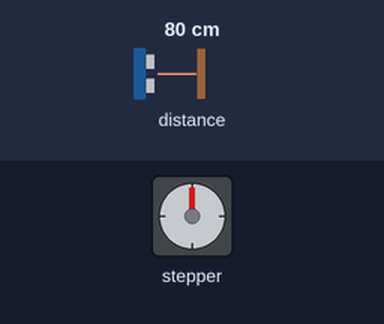
The program below on a simulated Arduino Uno, built with avr-gcc and run on an emulated ATmega328P. Parts: stepper motor. Inputs (shaded band) come from the test bench; at power-on: distance to the obstacle 80 cm. Stepper angles assume 2048 steps per turn; what the program prints to the serial monitor is not drawn.

Above: at 1.05 s.
Timing chart, 0 to 48.7 s (numbered marks = the images above):
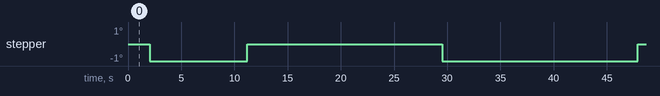

The program:

main.cpp
```cpp
#include <Arduino.h>
#include <AccelStepper.h>
#include <Adafruit_VL53L0X.h>

/*
2048 steps / revolution
therefore, 90 deeegrees = 2048 / 4 = 512 steps
*/

// max steps on left to sweep
int max_left_angle = -512;

// max steps on right to sweep
int max_right_angle = 512;

// constants for stepper motor
#define HALFSTEP 4
// constant for reading out of range (makes it -1)
#define OUT_OF_RANGE 2147483647

// motor and sensor objects
AccelStepper axis(HALFSTEP, 9, 11, 10, 12);
Adafruit_VL53L0X lox = Adafruit_VL53L0X();

// num steps motor moved in between readings
// for precision, must be factor of max angles
int sweep_angle = 4;

// current position of the motor
int current_position = 0;

// are we running left or right?
// NOTE: left is negative, right is positive
bool moving_left = true;


void setup() {
  // serial setup
  Serial.begin(115200);

  delay(1000); // give time for serial to initialize

  // wait for serial to be ready
  while (!Serial) {
    delay(10);
  }

  // wait for the VL53L0X to be ready
  if (!lox.begin()) {
    Serial.println("Failed to find VL53L0X chip");
    while (1);
  }

  // set motor parameters
  axis.setMaxSpeed(80);
  axis.setAcceleration(8000);
  axis.setSpeed(80);
}

//moved the motor to the next position, if next position is out of bounds reverse direction
void move_motor()
{
  // determine next position
  int nextPos = current_position + sweep_angle;
  if(moving_left)
  {
    nextPos = current_position - sweep_angle;
  }

  // change directions if needed
  if(nextPos > max_right_angle || nextPos < max_left_angle)
  {
    moving_left = !moving_left;
    nextPos = current_position + (moving_left ? -sweep_angle : sweep_angle);
  }

  // move motor to appropriate position
  axis.setCurrentPosition(0);
  if(moving_left)
  {
    axis.moveTo(-sweep_angle);
  }
  else
  {
    axis.moveTo(sweep_angle);
  }

  while(axis.distanceToGo() != 0) {
    axis.run();
  }

  current_position = nextPos;
}

void read_and_proceed()
{
  // read distance from sensor
  VL53L0X_RangingMeasurementData_t measure;
  lox.rangingTest(&measure, false);

  int distance = measure.RangeMilliMeter;
  if (measure.RangeStatus == 4) { // make sure reading in range
    distance = OUT_OF_RANGE;
  }

  // send reading to serial
  // output in format: "current_position, distance"
  Serial.print(current_position);
  Serial.print(", ");
  Serial.println(distance);

  // move motor to next position
  move_motor();
}

bool start = true;

void loop()
{
  if(start)
  {
    delay(1000);
    start = false;
  }
  read_and_proceed();
}


  
```

Measured:
- by itself, stepper: repeats every 36.7 s: 0° 18.3 s, -1° 18.3 s
